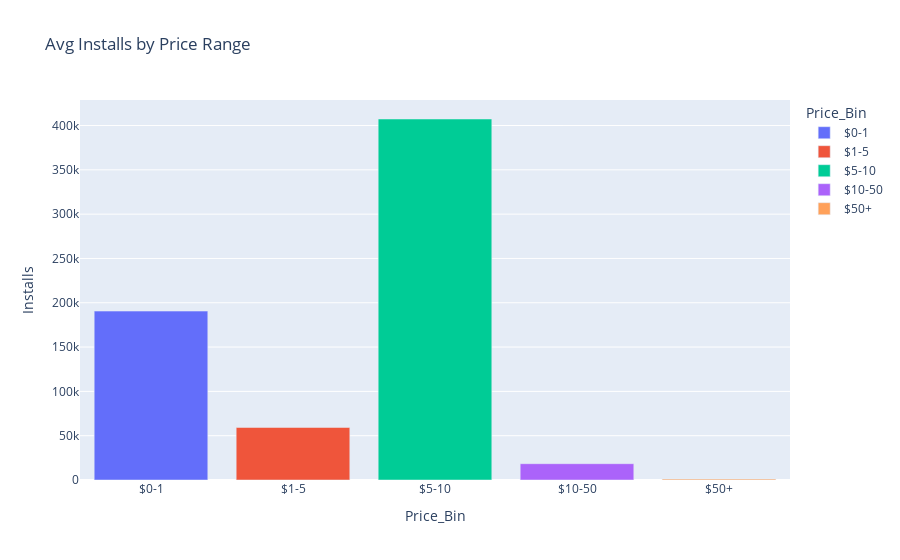

Notebook cell for this chart:
### Code cell
#  Price Optimization Insight
# Which price range performs better?
df['Price_Bin'] = pd.cut(df['Price'], bins=[0, 1, 5, 10, 50, 200],
                         labels=['$0-1', '$1-5', '$5-10', '$10-50', '$50+'])

price_perf = df[df['Type'] == 'Paid'].groupby('Price_Bin')[['Rating', 'Installs']].mean().reset_index()

fig = px.bar(price_perf, x='Price_Bin', y='Installs', title='Avg Installs by Price Range', color='Price_Bin')
fig.show()

### Figure 1 — Plotly figure (JSON) as saved in the notebook; plotly's stock layout.template omitted (floating-point values rounded to 4 significant figures)
{"data": [{"hovertemplate": "Price_Bin=%{x}<br>Installs=%{y}<extra></extra>", "legendgroup": "$0-1", "marker": {"color": "#636efa", "pattern": {"shape": ""}}, "name": "$0-1", "orientation": "v", "showlegend": true, "textposition": "auto", "type": "bar", "x": ["$0-1"], "xaxis": "x", "y": [190600.0], "yaxis": "y"}, {"hovertemplate": "Price_Bin=%{x}<br>Installs=%{y}<extra></extra>", "legendgroup": "$1-5", "marker": {"color": "#EF553B", "pattern": {"shape": ""}}, "name": "$1-5", "orientation": "v", "showlegend": true, "textposition": "auto", "type": "bar", "x": ["$1-5"], "xaxis": "x", "y": [59260.0], "yaxis": "y"}, {"hovertemplate": "Price_Bin=%{x}<br>Installs=%{y}<extra></extra>", "legendgroup": "$5-10", "marker": {"color": "#00cc96", "pattern": {"shape": ""}}, "name": "$5-10", "orientation": "v", "showlegend": true, "textposition": "auto", "type": "bar", "x": ["$5-10"], "xaxis": "x", "y": [407400.0], "yaxis": "y"}, {"hovertemplate": "Price_Bin=%{x}<br>Installs=%{y}<extra></extra>", "legendgroup": "$10-50", "marker": {"color": "#ab63fa", "pattern": {"shape": ""}}, "name": "$10-50", "orientation": "v", "showlegend": true, "textposition": "auto", "type": "bar", "x": ["$10-50"], "xaxis": "x", "y": [18400.0], "yaxis": "y"}, {"hovertemplate": "Price_Bin=%{x}<br>Installs=%{y}<extra></extra>", "legendgroup": "$50+", "marker": {"color": "#FFA15A", "pattern": {"shape": ""}}, "name": "$50+", "orientation": "v", "showlegend": true, "textposition": "auto", "type": "bar", "x": ["$50+"], "xaxis": "x", "y": [1000.0], "yaxis": "y"}], "layout": {"barmode": "relative", "legend": {"title": {"text": "Price_Bin"}, "tracegroupgap": 0}, "title": {"text": "Avg Installs by Price Range"}, "xaxis": {"anchor": "y", "categoryarray": ["$0-1", "$1-5", "$5-10", "$10-50", "$50+"], "categoryorder": "array", "domain": [0, 1], "title": {"text": "Price_Bin"}}, "yaxis": {"anchor": "x", "domain": [0, 1], "title": {"text": "Installs"}}}}
